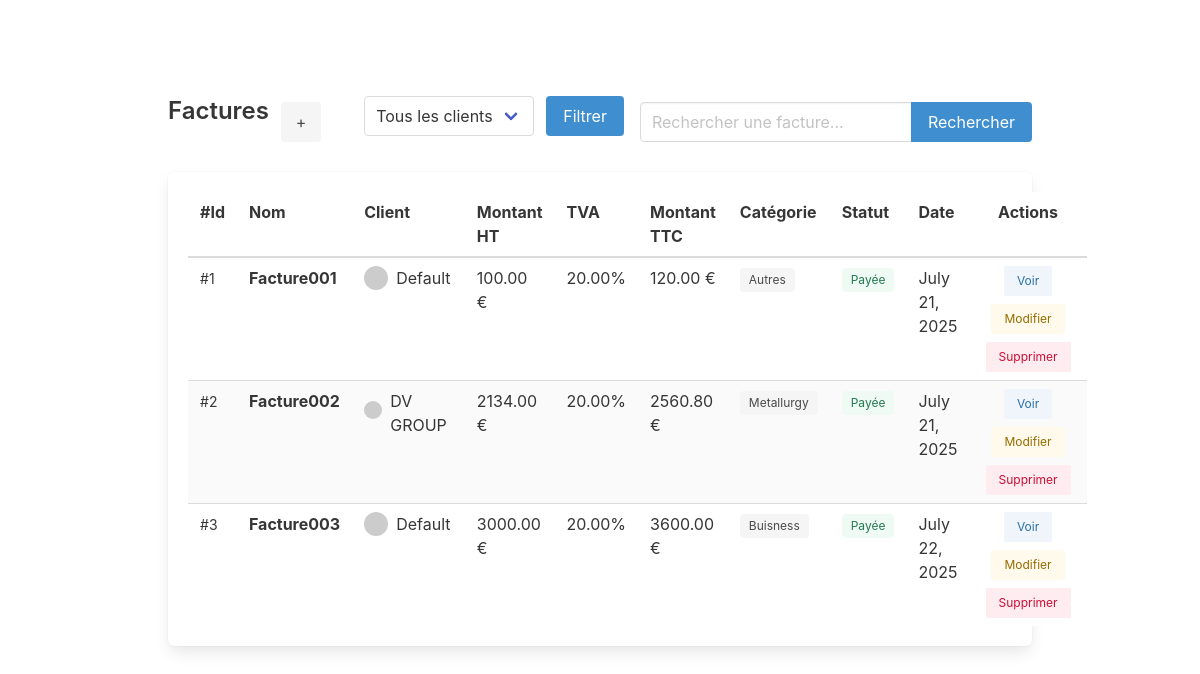
The page /factures/ on the database its author committed.
### factures/models.py (models this page shows, shortened)
class Facture(models.Model):
    titre = models.CharField(max_length=200)
    montant_ht = models.DecimalField(max_digits=10, decimal_places=2)
    tva = models.DecimalField(max_digits=4, decimal_places=2, default=20.0)
    date_creation = models.DateField(auto_now_add=True)
    paye = models.BooleanField(default=False)
    categorie = models.ForeignKey(Categorie, null=True, blank=True, on_delete=models.SET_NULL)
    client = models.ForeignKey(Client, null=False, blank=False, on_delete=models.CASCADE)
    @property
    def montant_ttc(self):
        return round(self.montant_ht * (1 + self.tva / 100), 2)

class Client(models.Model):
    nom = models.CharField(max_length=100)
    email = models.EmailField()

class Categorie(models.Model):
    nom = models.CharField(max_length=100)

### factures/views.py (the view)
# urls.py: path('', views.liste_factures, name='liste_factures'),
def liste_factures(request):
    client_id = request.GET.get('client')
    query = request.GET.get('q')
    factures = Facture.objects.all()
    if client_id:
        factures = factures.filter(client__id=client_id)
    if query:
        factures = factures.filter(titre__icontains=query)
    clients = Client.objects.all()
    return render(request, 'factures/liste.html', {
        'factures': factures,
        'clients': clients,
    })

### factures/templates/factures/liste.html (shortened to what this page needs)
{% extends 'factures/base.html' %}
{% block content %}
<section class="section">
  <div class="container">
    <div class="level mb-5">
      <div class="level-left">
        <h1 class="title is-4">Factures</h1>
        <a href="{% url 'creer_facture' %}" class="button is-light ml-3">
          <span class="icon">+</span>
        </a>
      </div>
      <div class="level-right">
        <form method="get" class="field is-grouped mr-4">
          <div class="control">
            <div class="select">
              <select name="client">
                <option value="">Tous les clients</option>
              </select>
            </div>
          </div>
          <div class="control">
            <button class="button is-info" type="submit">Filtrer</button>
          </div>
        </form>
        <form method="get" class="field has-addons">
          <p class="control">
            <input class="input" type="text" placeholder="Rechercher une facture..." name="q" value="{{ request.GET.q }}">
          </p>
          <p class="control">
            <button class="button is-info">Rechercher</button>
          </p>
        </form>
      </div>
    </div>
    <div class="box">
      <table class="table is-fullwidth is-striped is-hoverable">
        <thead>
          <tr>
            <th>#Id</th>
            <th>Nom</th>
            <th>Client</th>
            <th>Montant HT</th>
            <th>TVA</th>
            <th>Montant TTC</th>
            <th>Catégorie</th>
            <th>Statut</th>
            <th>Date</th>
            <th class="has-text-centered">Actions</th>
          </tr>
        </thead>
        <tbody>
          {% for f in factures %}
          <tr>
            <td><small>#{{ f.id }}</small></td>
            <td><strong>{{ f.titre }}</strong></td>
            <td>
              <div class="is-flex is-align-items-center">
                <figure class="image is-24x24 mr-2">
                  <img class="is-rounded" src="https://ui-avatars.com/api/?name={{ f.client.nom|urlencode }}&background=8D5CAB&color=fff">
                </figure>
                <span>{{ f.client.nom }}</span>
              </div>
            </td>
            <td>{{ f.montant_ht }} €</td>
            <td>{{ f.tva }}%</td>
            <td>{{ f.montant_ttc }} €</td>
            <td>
              {% if f.categorie %}
                <span class="tag is-light">{{ f.categorie.nom }}</span>
              {% else %}
                <span class="tag">Non définie</span>
              {% endif %}
            </td>
            <td>
              {% if f.paye %}
                <span class="tag is-success is-light">Payée</span>
              {% else %}
                <span class="tag is-danger is-light">Impayée</span>
              {% endif %}
            </td>
            <td>{{ f.date_creation }}</td>
            <td class="has-text-centered">
              <div class="buttons are-small is-centered">
                <a href="{% url 'detail_facture' f.id %}" class="button is-info is-light">Voir</a>
                <a href="{% url 'modifier_facture' f.id %}" class="button is-warning is-light">Modifier</a>
                <a href="{% url 'supprimer_facture' f.id %}" class="button is-danger is-light">Supprimer</a>
              </div>
            </td>
          </tr>
          {% empty %}
          <tr><td colspan="8" class="has-text-centered">Aucune facture trouvée.</td></tr>
          {% endfor %}
        </tbody>
      </table>
    </div>
  </div>
</section>
{% endblock %}

### factures/templates/factures/base.html (shortened to what this page needs)
<!DOCTYPE html>
<html lang="fr">
<head>
    <link href="https://cdn.jsdelivr.net/npm/bulma@0.9.4/css/bulma.min.css" rel="stylesheet">
</head>
<body>
<section class="section">
    <div class="container">
        {% block content %}{% endblock %}
    </div>
</section>
</body>
</html>

### rows shown on the page
Facture: id "1", titre "Facture001", client.nom "Default", montant_ht "100.00", tva "20.00", montant_ttc "120.00", categorie.nom "Autres", paye "Payée", date_creation "July 21, 2025"
Facture: id "2", titre "Facture002", client.nom "DV GROUP", montant_ht "2134.00", tva "20.00", montant_ttc "2560.80", categorie.nom "Metallurgy", paye "Payée", date_creation "July 21, 2025"
Facture: id "3", titre "Facture003", client.nom "Default", montant_ht "3000.00", tva "20.00", montant_ttc "3600.00", categorie.nom "Buisness", paye "Payée", date_creation "July 22, 2025"
